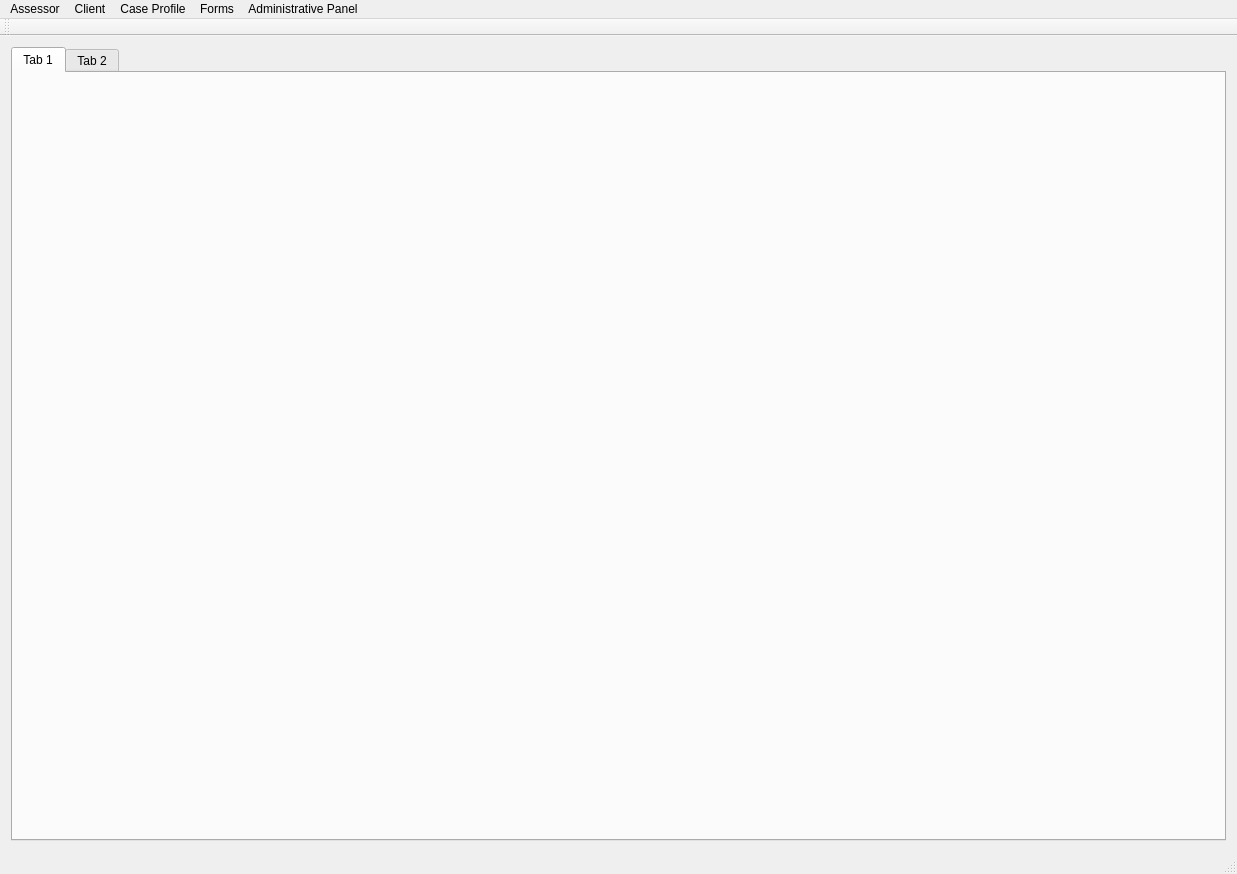
<?xml version="1.0" encoding="UTF-8"?>
<ui version="4.0">
 <class>SLT_W11Class</class>
 <widget class="QMainWindow" name="SLT_W11Class">
  <property name="geometry">
   <rect>
    <x>0</x>
    <y>0</y>
    <width>1237</width>
    <height>874</height>
   </rect>
  </property>
  <property name="windowTitle">
   <string>SLT_W11</string>
  </property>
  <widget class="QWidget" name="centralWidget">
   <property name="styleSheet">
    <string notr="true"/>
   </property>
   <layout class="QVBoxLayout" name="verticalLayout">
    <item>
     <widget class="QTabWidget" name="tabWidget">
      <property name="currentIndex">
       <number>0</number>
      </property>
      <widget class="QWidget" name="tab">
       <attribute name="title">
        <string>Tab 1</string>
       </attribute>
      </widget>
      <widget class="QWidget" name="tab_2">
       <attribute name="title">
        <string>Tab 2</string>
       </attribute>
      </widget>
     </widget>
    </item>
   </layout>
  </widget>
  <widget class="QMenuBar" name="menuBar">
   <property name="geometry">
    <rect>
     <x>0</x>
     <y>0</y>
     <width>1237</width>
     <height>33</height>
    </rect>
   </property>
   <widget class="QMenu" name="menuAssessor">
    <property name="title">
     <string>Assessor</string>
    </property>
    <addaction name="actionAddAssessor"/>
    <addaction name="actionManageAssessor"/>
   </widget>
   <widget class="QMenu" name="menuClient">
    <property name="title">
     <string>Client</string>
    </property>
    <addaction name="actionAddClient"/>
    <addaction name="actionManageClient"/>
   </widget>
   <widget class="QMenu" name="menuCaseProfile">
    <property name="title">
     <string>Case Profile</string>
    </property>
    <addaction name="actionAddCaseProfile"/>
    <addaction name="actionManageCaseProfiles"/>
   </widget>
   <widget class="QMenu" name="menuForms">
    <property name="title">
     <string>Forms</string>
    </property>
    <addaction name="actionManageForms"/>
    <addaction name="actionGenerateForms"/>
   </widget>
   <widget class="QMenu" name="menuAdminPanel">
    <property name="title">
     <string>Administrative Panel</string>
    </property>
    <addaction name="actionSettings"/>
    <addaction name="actionSystemInfo"/>
    <addaction name="actionBackup"/>
   </widget>
   <addaction name="menuAssessor"/>
   <addaction name="menuClient"/>
   <addaction name="menuCaseProfile"/>
   <addaction name="menuForms"/>
   <addaction name="menuAdminPanel"/>
  </widget>
  <widget class="QToolBar" name="mainToolBar">
   <attribute name="toolBarArea">
    <enum>TopToolBarArea</enum>
   </attribute>
   <attribute name="toolBarBreak">
    <bool>false</bool>
   </attribute>
  </widget>
  <widget class="QStatusBar" name="statusBar"/>
  <action name="actionAddAssessor">
   <property name="text">
    <string>Add new assessor</string>
   </property>
  </action>
  <action name="actionManageAssessor">
   <property name="text">
    <string>Manage assessor profile</string>
   </property>
  </action>
  <action name="actionAddClient">
   <property name="text">
    <string>Add new Client</string>
   </property>
  </action>
  <action name="actionManageClient">
   <property name="text">
    <string>Manage client profile</string>
   </property>
  </action>
  <action name="actionAddCaseProfile">
   <property name="text">
    <string>Create a new profile</string>
   </property>
  </action>
  <action name="actionManageCaseProfiles">
   <property name="text">
    <string>Manage case profile</string>
   </property>
  </action>
  <action name="actionManageForms">
   <property name="text">
    <string>Manage forms</string>
   </property>
  </action>
  <action name="actionGenerateForms">
   <property name="text">
    <string>Generate forms</string>
   </property>
  </action>
  <action name="actionSettings">
   <property name="text">
    <string>Settings</string>
   </property>
  </action>
  <action name="actionSystemInfo">
   <property name="text">
    <string>System Info</string>
   </property>
  </action>
  <action name="actionBackup">
   <property name="text">
    <string>Backup</string>
   </property>
  </action>
 </widget>
 <layoutdefault spacing="6" margin="11"/>
 <resources>
  <include location="SLT_W11.qrc"/>
 </resources>
 <connections/>
</ui>
